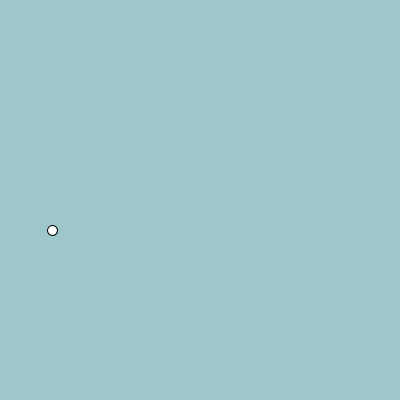
Frame 1 (no input)
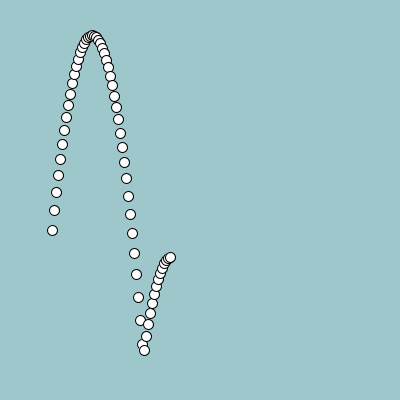
Frame 60 (the mouse pressed at the canvas centre just before this capture)
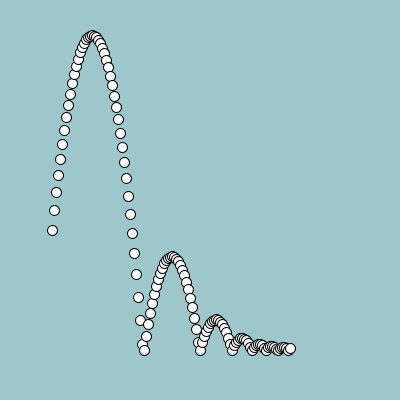
Frame 120 (the mouse held since frame 60 and released just before this capture)

The Processing sketch that drew these frames (run headless with seeded random() and noise(); from frame 60 on, the mouse is pressed at the canvas centre):

// Processing sketch: week08_3_2
// ── week08_3_2.pde
//碰撞偵測
void setup(){
  size(400,400);
  background(#9EC7CB);
}
float x=50,y=250,vx=2,vy=-20;
void draw(){
  x+=vx;
  y+=vy;
  vy+=0.98;//重力加速度
  if(y>350){//利用if判斷，看有沒有到地板 y=350位置
    y=350;
    vy=-vy*0.5;//能量耗損，速度變慢
  }
  ellipse(x,y,10,10);
}
